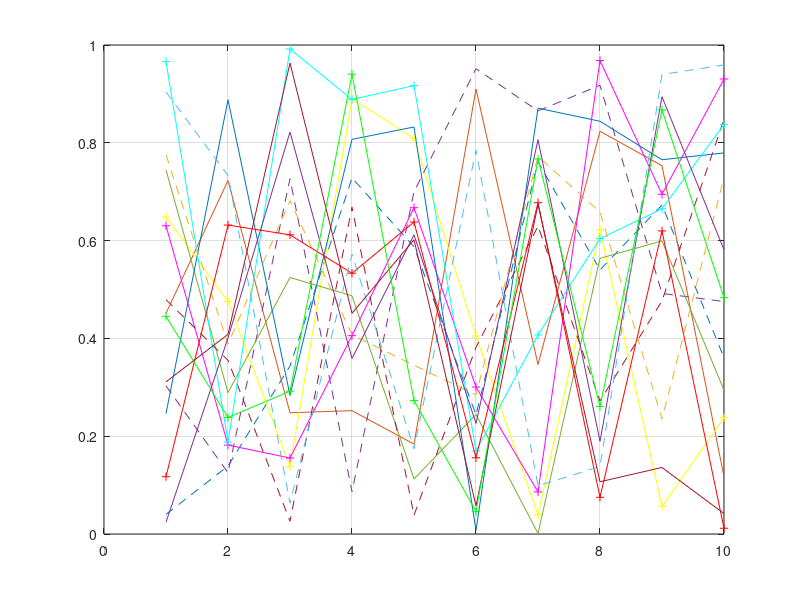
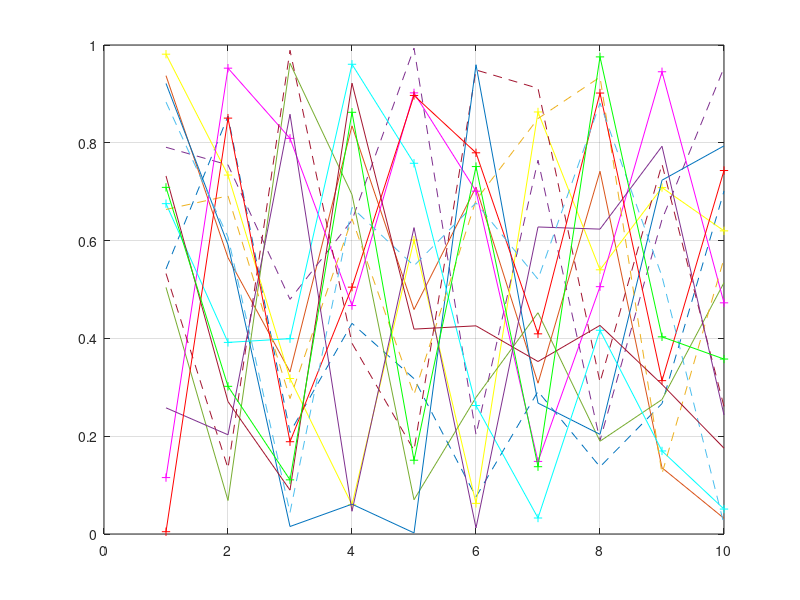

The MATLAB source for these figures, in order:
t = [1:10];
colorStrs = ['y','m','c','r','g','b','w','k'];
for t1=1:5
    grid on
    x = rand(10,3);
    plot(t,x(:,1),'--',t,x(:,2),'-',t,x(:,3),'-+','color',colorStrs(t1));
    hold on
end
figure;
t = [1:10];
colors = [[1 1 0];[1 0 1];[0 1 1];[1 0 0];[0 1 0];[0 0 1]];
for t1=1:5
    grid on
    x = rand(10,3);
    plot(t,x(:,1),'--',t,x(:,2),'-',t,x(:,3),'-+','color',colors(t1,:));
    hold on
end